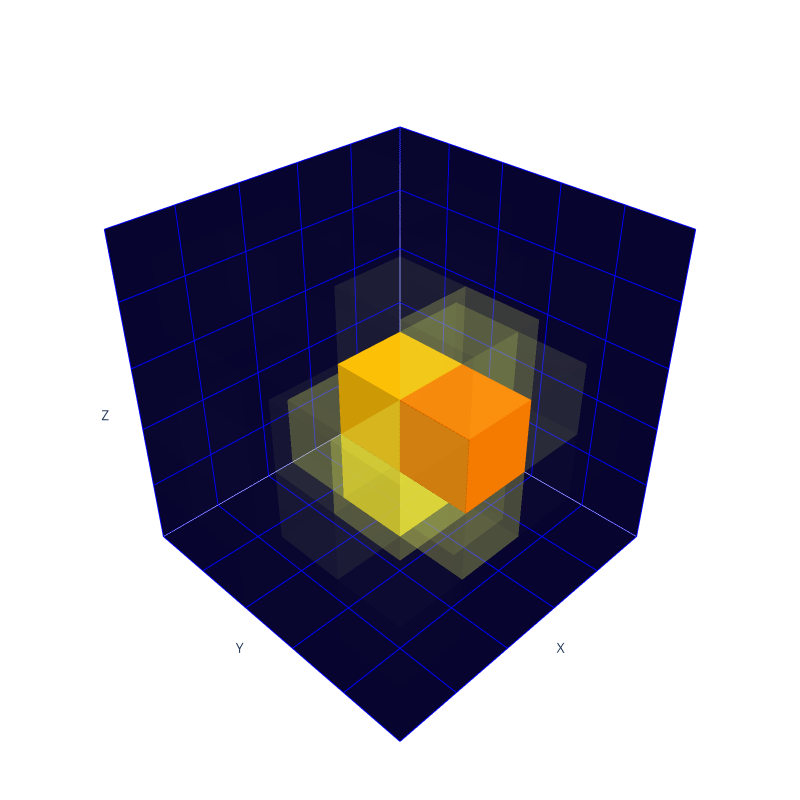

Write notebook code for a chart like this one.
### Code cell
plotly_generate(image.reshape(5, 5, 5), max_energy=image.max()+1)

### Figure 1 — Plotly figure (JSON) as saved in the notebook; plotly's stock layout.template omitted (floating-point values rounded to 4 significant figures)
{"data": [{"color": "#E4FF7A", "colorbar": {"thickness": 20, "title": {"text": "Voxel Values"}}, "flatshading": true, "i": [7, 0, 0, 0, 4, 4, 6, 6, 4, 0, 3, 2], "j": [3, 4, 1, 2, 5, 6, 5, 2, 0, 1, 6, 3], "k": [0, 7, 2, 3, 6, 7, 1, 1, 5, 5, 7, 6], "opacity": 0.002479, "type": "mesh3d", "x": [0, 0, 1, 1, 0, 0, 1, 1], "y": [0, 1, 1, 0, 0, 1, 1, 0], "z": [4, 4, 4, 4, 5, 5, 5, 5]}, {"color": "#E4FF7A", "colorbar": {"thickness": 20, "title": {"text": "Voxel Values"}}, "flatshading": true, "i": [7, 0, 0, 0, 4, 4, 6, 6, 4, 0, 3, 2], "j": [3, 4, 1, 2, 5, 6, 5, 2, 0, 1, 6, 3], "k": [0, 7, 2, 3, 6, 7, 1, 1, 5, 5, 7, 6], "opacity": 0.002613, "type": "mesh3d", "x": [0, 0, 1, 1, 0, 0, 1, 1], "y": [1, 2, 2, 1, 1, 2, 2, 1], "z": [0, 0, 0, 0, 1, 1, 1, 1]}, {"color": "#E4FF7A", "colorbar": {"thickness": 20, "title": {"text": "Voxel Values"}}, "flatshading": true, "i": [7, 0, 0, 0, 4, 4, 6, 6, 4, 0, 3, 2], "j": [3, 4, 1, 2, 5, 6, 5, 2, 0, 1, 6, 3], "k": [0, 7, 2, 3, 6, 7, 1, 1, 5, 5, 7, 6], "opacity": 0.002107, "type": "mesh3d", "x": [0, 0, 1, 1, 0, 0, 1, 1], "y": [2, 3, 3, 2, 2, 3, 3, 2], "z": [0, 0, 0, 0, 1, 1, 1, 1]}, {"color": "#E4FF7A", "colorbar": {"thickness": 20, "title": {"text": "Voxel Values"}}, "flatshading": true, "i": [7, 0, 0, 0, 4, 4, 6, 6, 4, 0, 3, 2], "j": [3, 4, 1, 2, 5, 6, 5, 2, 0, 1, 6, 3], "k": [0, 7, 2, 3, 6, 7, 1, 1, 5, 5, 7, 6], "opacity": 0.001878, "type": "mesh3d", "x": [0, 0, 1, 1, 0, 0, 1, 1], "y": [3, 4, 4, 3, 3, 4, 4, 3], "z": [3, 3, 3, 3, 4, 4, 4, 4]}, {"color": "#E4FF7A", "colorbar": {"thickness": 20, "title": {"text": "Voxel Values"}}, "flatshading": true, "i": [7, 0, 0, 0, 4, 4, 6, 6, 4, 0, 3, 2], "j": [3, 4, 1, 2, 5, 6, 5, 2, 0, 1, 6, 3], "k": [0, 7, 2, 3, 6, 7, 1, 1, 5, 5, 7, 6], "opacity": 0.002454, "type": "mesh3d", "x": [1, 1, 2, 2, 1, 1, 2, 2], "y": [0, 1, 1, 0, 0, 1, 1, 0], "z": [0, 0, 0, 0, 1, 1, 1, 1]}, {"color": "#E4FF7A", "colorbar": {"thickness": 20, "title": {"text": "Voxel Values"}}, "flatshading": true, "i": [7, 0, 0, 0, 4, 4, 6, 6, 4, 0, 3, 2], "j": [3, 4, 1, 2, 5, 6, 5, 2, 0, 1, 6, 3], "k": [0, 7, 2, 3, 6, 7, 1, 1, 5, 5, 7, 6], "opacity": 0.001752, "type": "mesh3d", "x": [1, 1, 2, 2, 1, 1, 2, 2], "y": [0, 1, 1, 0, 0, 1, 1, 0], "z": [4, 4, 4, 4, 5, 5, 5, 5]}, {"color": "#E4FF7A", "colorbar": {"thickness": 20, "title": {"text": "Voxel Values"}}, "flatshading": true, "i": [7, 0, 0, 0, 4, 4, 6, 6, 4, 0, 3, 2], "j": [3, 4, 1, 2, 5, 6, 5, 2, 0, 1, 6, 3], "k": [0, 7, 2, 3, 6, 7, 1, 1, 5, 5, 7, 6], "opacity": 0.001908, "type": "mesh3d", "x": [1, 1, 2, 2, 1, 1, 2, 2], "y": [1, 2, 2, 1, 1, 2, 2, 1], "z": [1, 1, 1, 1, 2, 2, 2, 2]}, {"color": "#E4FF7A", "colorbar": {"thickness": 20, "title": {"text": "Voxel Values"}}, "flatshading": true, "i": [7, 0, 0, 0, 4, 4, 6, 6, 4, 0, 3, 2], "j": [3, 4, 1, 2, 5, 6, 5, 2, 0, 1, 6, 3], "k": [0, 7, 2, 3, 6, 7, 1, 1, 5, 5, 7, 6], "opacity": 0.002213, "type": "mesh3d", "x": [1, 1, 2, 2, 1, 1, 2, 2], "y": [1, 2, 2, 1, 1, 2, 2, 1], "z": [3, 3, 3, 3, 4, 4, 4, 4]}, {"color": "#E4FF7A", "colorbar": {"thickness": 20, "title": {"text": "Voxel Values"}}, "flatshading": true, "i": [7, 0, 0, 0, 4, 4, 6, 6, 4, 0, 3, 2], "j": [3, 4, 1, 2, 5, 6, 5, 2, 0, 1, 6, 3], "k": [0, 7, 2, 3, 6, 7, 1, 1, 5, 5, 7, 6], "opacity": 0.002066, "type": "mesh3d", "x": [1, 1, 2, 2, 1, 1, 2, 2], "y": [2, 3, 3, 2, 2, 3, 3, 2], "z": [3, 3, 3, 3, 4, 4, 4, 4]}, {"color": "#E4FF7A", "colorbar": {"thickness": 20, "title": {"text": "Voxel Values"}}, "flatshading": true, "i": [7, 0, 0, 0, 4, 4, 6, 6, 4, 0, 3, 2], "j": [3, 4, 1, 2, 5, 6, 5, 2, 0, 1, 6, 3], "k": [0, 7, 2, 3, 6, 7, 1, 1, 5, 5, 7, 6], "opacity": 0.002303, "type": "mesh3d", "x": [1, 1, 2, 2, 1, 1, 2, 2], "y": [2, 3, 3, 2, 2, 3, 3, 2], "z": [4, 4, 4, 4, 5, 5, 5, 5]}, {"color": "#E4FF7A", "colorbar": {"thickness": 20, "title": {"text": "Voxel Values"}}, "flatshading": true, "i": [7, 0, 0, 0, 4, 4, 6, 6, 4, 0, 3, 2], "j": [3, 4, 1, 2, 5, 6, 5, 2, 0, 1, 6, 3], "k": [0, 7, 2, 3, 6, 7, 1, 1, 5, 5, 7, 6], "opacity": 0.002398, "type": "mesh3d", "x": [1, 1, 2, 2, 1, 1, 2, 2], "y": [4, 5, 5, 4, 4, 5, 5, 4], "z": [2, 2, 2, 2, 3, 3, 3, 3]}, {"color": "#E4FF7A", "colorbar": {"thickness": 20, "title": {"text": "Voxel Values"}}, "flatshading": true, "i": [7, 0, 0, 0, 4, 4, 6, 6, 4, 0, 3, 2], "j": [3, 4, 1, 2, 5, 6, 5, 2, 0, 1, 6, 3], "k": [0, 7, 2, 3, 6, 7, 1, 1, 5, 5, 7, 6], "opacity": 0.002608, "type": "mesh3d", "x": [2, 2, 3, 3, 2, 2, 3, 3], "y": [0, 1, 1, 0, 0, 1, 1, 0], "z": [0, 0, 0, 0, 1, 1, 1, 1]}, {"color": "#E4FF7A", "colorbar": {"thickness": 20, "title": {"text": "Voxel Values"}}, "flatshading": true, "i": [7, 0, 0, 0, 4, 4, 6, 6, 4, 0, 3, 2], "j": [3, 4, 1, 2, 5, 6, 5, 2, 0, 1, 6, 3], "k": [0, 7, 2, 3, 6, 7, 1, 1, 5, 5, 7, 6], "opacity": 0.002347, "type": "mesh3d", "x": [2, 2, 3, 3, 2, 2, 3, 3], "y": [0, 1, 1, 0, 0, 1, 1, 0], "z": [2, 2, 2, 2, 3, 3, 3, 3]}, {"color": "#E4FF7A", "colorbar": {"thickness": 20, "title": {"text": "Voxel Values"}}, "flatshading": true, "i": [7, 0, 0, 0, 4, 4, 6, 6, 4, 0, 3, 2], "j": [3, 4, 1, 2, 5, 6, 5, 2, 0, 1, 6, 3], "k": [0, 7, 2, 3, 6, 7, 1, 1, 5, 5, 7, 6], "opacity": 0.002663, "type": "mesh3d", "x": [2, 2, 3, 3, 2, 2, 3, 3], "y": [2, 3, 3, 2, 2, 3, 3, 2], "z": [0, 0, 0, 0, 1, 1, 1, 1]}, {"color": "#F9EC2D", "colorbar": {"thickness": 20, "title": {"text": "Voxel Values"}}, "flatshading": true, "i": [7, 0, 0, 0, 4, 4, 6, 6, 4, 0, 3, 2], "j": [3, 4, 1, 2, 5, 6, 5, 2, 0, 1, 6, 3], "k": [0, 7, 2, 3, 6, 7, 1, 1, 5, 5, 7, 6], "opacity": 0.4072, "type": "mesh3d", "x": [2, 2, 3, 3, 2, 2, 3, 3], "y": [2, 3, 3, 2, 2, 3, 3, 2], "z": [2, 2, 2, 2, 3, 3, 3, 3]}, {"color": "#E6FD72", "colorbar": {"thickness": 20, "title": {"text": "Voxel Values"}}, "flatshading": true, "i": [7, 0, 0, 0, 4, 4, 6, 6, 4, 0, 3, 2], "j": [3, 4, 1, 2, 5, 6, 5, 2, 0, 1, 6, 3], "k": [0, 7, 2, 3, 6, 7, 1, 1, 5, 5, 7, 6], "opacity": 0.05562, "type": "mesh3d", "x": [2, 2, 3, 3, 2, 2, 3, 3], "y": [3, 4, 4, 3, 3, 4, 4, 3], "z": [1, 1, 1, 1, 2, 2, 2, 2]}, {"color": "#FBEA25", "colorbar": {"thickness": 20, "title": {"text": "Voxel Values"}}, "flatshading": true, "i": [7, 0, 0, 0, 4, 4, 6, 6, 4, 0, 3, 2], "j": [3, 4, 1, 2, 5, 6, 5, 2, 0, 1, 6, 3], "k": [0, 7, 2, 3, 6, 7, 1, 1, 5, 5, 7, 6], "opacity": 0.4434, "type": "mesh3d", "x": [2, 2, 3, 3, 2, 2, 3, 3], "y": [3, 4, 4, 3, 3, 4, 4, 3], "z": [2, 2, 2, 2, 3, 3, 3, 3]}, {"color": "#E9FA67", "colorbar": {"thickness": 20, "title": {"text": "Voxel Values"}}, "flatshading": true, "i": [7, 0, 0, 0, 4, 4, 6, 6, 4, 0, 3, 2], "j": [3, 4, 1, 2, 5, 6, 5, 2, 0, 1, 6, 3], "k": [0, 7, 2, 3, 6, 7, 1, 1, 5, 5, 7, 6], "opacity": 0.1057, "type": "mesh3d", "x": [2, 2, 3, 3, 2, 2, 3, 3], "y": [3, 4, 4, 3, 3, 4, 4, 3], "z": [3, 3, 3, 3, 4, 4, 4, 4]}, {"color": "#E4FF7A", "colorbar": {"thickness": 20, "title": {"text": "Voxel Values"}}, "flatshading": true, "i": [7, 0, 0, 0, 4, 4, 6, 6, 4, 0, 3, 2], "j": [3, 4, 1, 2, 5, 6, 5, 2, 0, 1, 6, 3], "k": [0, 7, 2, 3, 6, 7, 1, 1, 5, 5, 7, 6], "opacity": 0.00209, "type": "mesh3d", "x": [2, 2, 3, 3, 2, 2, 3, 3], "y": [3, 4, 4, 3, 3, 4, 4, 3], "z": [4, 4, 4, 4, 5, 5, 5, 5]}, {"color": "#E4FF7A", "colorbar": {"thickness": 20, "title": {"text": "Voxel Values"}}, "flatshading": true, "i": [7, 0, 0, 0, 4, 4, 6, 6, 4, 0, 3, 2], "j": [3, 4, 1, 2, 5, 6, 5, 2, 0, 1, 6, 3], "k": [0, 7, 2, 3, 6, 7, 1, 1, 5, 5, 7, 6], "opacity": 0.007863, "type": "mesh3d", "x": [2, 2, 3, 3, 2, 2, 3, 3], "y": [4, 5, 5, 4, 4, 5, 5, 4], "z": [2, 2, 2, 2, 3, 3, 3, 3]}, {"color": "#E6FC6F", "colorbar": {"thickness": 20, "title": {"text": "Voxel Values"}}, "flatshading": true, "i": [7, 0, 0, 0, 4, 4, 6, 6, 4, 0, 3, 2], "j": [3, 4, 1, 2, 5, 6, 5, 2, 0, 1, 6, 3], "k": [0, 7, 2, 3, 6, 7, 1, 1, 5, 5, 7, 6], "opacity": 0.07529, "type": "mesh3d", "x": [2, 2, 3, 3, 2, 2, 3, 3], "y": [4, 5, 5, 4, 4, 5, 5, 4], "z": [3, 3, 3, 3, 4, 4, 4, 4]}, {"color": "#E4FF7A", "colorbar": {"thickness": 20, "title": {"text": "Voxel Values"}}, "flatshading": true, "i": [7, 0, 0, 0, 4, 4, 6, 6, 4, 0, 3, 2], "j": [3, 4, 1, 2, 5, 6, 5, 2, 0, 1, 6, 3], "k": [0, 7, 2, 3, 6, 7, 1, 1, 5, 5, 7, 6], "opacity": 0.001645, "type": "mesh3d", "x": [2, 2, 3, 3, 2, 2, 3, 3], "y": [4, 5, 5, 4, 4, 5, 5, 4], "z": [4, 4, 4, 4, 5, 5, 5, 5]}, {"color": "#E4FF7A", "colorbar": {"thickness": 20, "title": {"text": "Voxel Values"}}, "flatshading": true, "i": [7, 0, 0, 0, 4, 4, 6, 6, 4, 0, 3, 2], "j": [3, 4, 1, 2, 5, 6, 5, 2, 0, 1, 6, 3], "k": [0, 7, 2, 3, 6, 7, 1, 1, 5, 5, 7, 6], "opacity": 0.00168, "type": "mesh3d", "x": [3, 3, 4, 4, 3, 3, 4, 4], "y": [1, 2, 2, 1, 1, 2, 2, 1], "z": [0, 0, 0, 0, 1, 1, 1, 1]}, {"color": "#E4FF7A", "colorbar": {"thickness": 20, "title": {"text": "Voxel Values"}}, "flatshading": true, "i": [7, 0, 0, 0, 4, 4, 6, 6, 4, 0, 3, 2], "j": [3, 4, 1, 2, 5, 6, 5, 2, 0, 1, 6, 3], "k": [0, 7, 2, 3, 6, 7, 1, 1, 5, 5, 7, 6], "opacity": 0.00168, "type": "mesh3d", "x": [3, 3, 4, 4, 3, 3, 4, 4], "y": [1, 2, 2, 1, 1, 2, 2, 1], "z": [1, 1, 1, 1, 2, 2, 2, 2]}, {"color": "#E4FF7A", "colorbar": {"thickness": 20, "title": {"text": "Voxel Values"}}, "flatshading": true, "i": [7, 0, 0, 0, 4, 4, 6, 6, 4, 0, 3, 2], "j": [3, 4, 1, 2, 5, 6, 5, 2, 0, 1, 6, 3], "k": [0, 7, 2, 3, 6, 7, 1, 1, 5, 5, 7, 6], "opacity": 0.00177, "type": "mesh3d", "x": [3, 3, 4, 4, 3, 3, 4, 4], "y": [1, 2, 2, 1, 1, 2, 2, 1], "z": [2, 2, 2, 2, 3, 3, 3, 3]}, {"color": "#E4FF7A", "colorbar": {"thickness": 20, "title": {"text": "Voxel Values"}}, "flatshading": true, "i": [7, 0, 0, 0, 4, 4, 6, 6, 4, 0, 3, 2], "j": [3, 4, 1, 2, 5, 6, 5, 2, 0, 1, 6, 3], "k": [0, 7, 2, 3, 6, 7, 1, 1, 5, 5, 7, 6], "opacity": 0.001759, "type": "mesh3d", "x": [3, 3, 4, 4, 3, 3, 4, 4], "y": [1, 2, 2, 1, 1, 2, 2, 1], "z": [4, 4, 4, 4, 5, 5, 5, 5]}, {"color": "#E4FF7A", "colorbar": {"thickness": 20, "title": {"text": "Voxel Values"}}, "flatshading": true, "i": [7, 0, 0, 0, 4, 4, 6, 6, 4, 0, 3, 2], "j": [3, 4, 1, 2, 5, 6, 5, 2, 0, 1, 6, 3], "k": [0, 7, 2, 3, 6, 7, 1, 1, 5, 5, 7, 6], "opacity": 0.002562, "type": "mesh3d", "x": [3, 3, 4, 4, 3, 3, 4, 4], "y": [2, 3, 3, 2, 2, 3, 3, 2], "z": [1, 1, 1, 1, 2, 2, 2, 2]}, {"color": "#ECF75B", "colorbar": {"thickness": 20, "title": {"text": "Voxel Values"}}, "flatshading": true, "i": [7, 0, 0, 0, 4, 4, 6, 6, 4, 0, 3, 2], "j": [3, 4, 1, 2, 5, 6, 5, 2, 0, 1, 6, 3], "k": [0, 7, 2, 3, 6, 7, 1, 1, 5, 5, 7, 6], "opacity": 0.1614, "type": "mesh3d", "x": [3, 3, 4, 4, 3, 3, 4, 4], "y": [2, 3, 3, 2, 2, 3, 3, 2], "z": [2, 2, 2, 2, 3, 3, 3, 3]}, {"color": "#E4FF7A", "colorbar": {"thickness": 20, "title": {"text": "Voxel Values"}}, "flatshading": true, "i": [7, 0, 0, 0, 4, 4, 6, 6, 4, 0, 3, 2], "j": [3, 4, 1, 2, 5, 6, 5, 2, 0, 1, 6, 3], "k": [0, 7, 2, 3, 6, 7, 1, 1, 5, 5, 7, 6], "opacity": 0.001669, "type": "mesh3d", "x": [3, 3, 4, 4, 3, 3, 4, 4], "y": [2, 3, 3, 2, 2, 3, 3, 2], "z": [4, 4, 4, 4, 5, 5, 5, 5]}, {"color": "#E4FF7A", "colorbar": {"thickness": 20, "title": {"text": "Voxel Values"}}, "flatshading": true, "i": [7, 0, 0, 0, 4, 4, 6, 6, 4, 0, 3, 2], "j": [3, 4, 1, 2, 5, 6, 5, 2, 0, 1, 6, 3], "k": [0, 7, 2, 3, 6, 7, 1, 1, 5, 5, 7, 6], "opacity": 0.002369, "type": "mesh3d", "x": [3, 3, 4, 4, 3, 3, 4, 4], "y": [3, 4, 4, 3, 3, 4, 4, 3], "z": [0, 0, 0, 0, 1, 1, 1, 1]}, {"color": "#FFE115", "colorbar": {"thickness": 20, "title": {"text": "Voxel Values"}}, "flatshading": true, "i": [7, 0, 0, 0, 4, 4, 6, 6, 4, 0, 3, 2], "j": [3, 4, 1, 2, 5, 6, 5, 2, 0, 1, 6, 3], "k": [0, 7, 2, 3, 6, 7, 1, 1, 5, 5, 7, 6], "opacity": 0.5945, "type": "mesh3d", "x": [3, 3, 4, 4, 3, 3, 4, 4], "y": [3, 4, 4, 3, 3, 4, 4, 3], "z": [2, 2, 2, 2, 3, 3, 3, 3]}, {"color": "#FFBC00", "colorbar": {"thickness": 20, "title": {"text": "Voxel Values"}}, "flatshading": true, "i": [7, 0, 0, 0, 4, 4, 6, 6, 4, 0, 3, 2], "j": [3, 4, 1, 2, 5, 6, 5, 2, 0, 1, 6, 3], "k": [0, 7, 2, 3, 6, 7, 1, 1, 5, 5, 7, 6], "opacity": 1, "type": "mesh3d", "x": [3, 3, 4, 4, 3, 3, 4, 4], "y": [3, 4, 4, 3, 3, 4, 4, 3], "z": [3, 3, 3, 3, 4, 4, 4, 4]}, {"color": "#E6FD72", "colorbar": {"thickness": 20, "title": {"text": "Voxel Values"}}, "flatshading": true, "i": [7, 0, 0, 0, 4, 4, 6, 6, 4, 0, 3, 2], "j": [3, 4, 1, 2, 5, 6, 5, 2, 0, 1, 6, 3], "k": [0, 7, 2, 3, 6, 7, 1, 1, 5, 5, 7, 6], "opacity": 0.04896, "type": "mesh3d", "x": [3, 3, 4, 4, 3, 3, 4, 4], "y": [3, 4, 4, 3, 3, 4, 4, 3], "z": [4, 4, 4, 4, 5, 5, 5, 5]}, {"color": "#ECF75B", "colorbar": {"thickness": 20, "title": {"text": "Voxel Values"}}, "flatshading": true, "i": [7, 0, 0, 0, 4, 4, 6, 6, 4, 0, 3, 2], "j": [3, 4, 1, 2, 5, 6, 5, 2, 0, 1, 6, 3], "k": [0, 7, 2, 3, 6, 7, 1, 1, 5, 5, 7, 6], "opacity": 0.1698, "type": "mesh3d", "x": [3, 3, 4, 4, 3, 3, 4, 4], "y": [4, 5, 5, 4, 4, 5, 5, 4], "z": [2, 2, 2, 2, 3, 3, 3, 3]}, {"color": "#FC7F00", "colorbar": {"thickness": 20, "title": {"text": "Voxel Values"}}, "flatshading": true, "i": [7, 0, 0, 0, 4, 4, 6, 6, 4, 0, 3, 2], "j": [3, 4, 1, 2, 5, 6, 5, 2, 0, 1, 6, 3], "k": [0, 7, 2, 3, 6, 7, 1, 1, 5, 5, 7, 6], "opacity": 1, "type": "mesh3d", "x": [3, 3, 4, 4, 3, 3, 4, 4], "y": [4, 5, 5, 4, 4, 5, 5, 4], "z": [3, 3, 3, 3, 4, 4, 4, 4]}, {"color": "#EAF963", "colorbar": {"thickness": 20, "title": {"text": "Voxel Values"}}, "flatshading": true, "i": [7, 0, 0, 0, 4, 4, 6, 6, 4, 0, 3, 2], "j": [3, 4, 1, 2, 5, 6, 5, 2, 0, 1, 6, 3], "k": [0, 7, 2, 3, 6, 7, 1, 1, 5, 5, 7, 6], "opacity": 0.1275, "type": "mesh3d", "x": [3, 3, 4, 4, 3, 3, 4, 4], "y": [4, 5, 5, 4, 4, 5, 5, 4], "z": [4, 4, 4, 4, 5, 5, 5, 5]}, {"color": "#E4FF7A", "colorbar": {"thickness": 20, "title": {"text": "Voxel Values"}}, "flatshading": true, "i": [7, 0, 0, 0, 4, 4, 6, 6, 4, 0, 3, 2], "j": [3, 4, 1, 2, 5, 6, 5, 2, 0, 1, 6, 3], "k": [0, 7, 2, 3, 6, 7, 1, 1, 5, 5, 7, 6], "opacity": 0.001769, "type": "mesh3d", "x": [4, 4, 5, 5, 4, 4, 5, 5], "y": [0, 1, 1, 0, 0, 1, 1, 0], "z": [1, 1, 1, 1, 2, 2, 2, 2]}, {"color": "#E4FF7A", "colorbar": {"thickness": 20, "title": {"text": "Voxel Values"}}, "flatshading": true, "i": [7, 0, 0, 0, 4, 4, 6, 6, 4, 0, 3, 2], "j": [3, 4, 1, 2, 5, 6, 5, 2, 0, 1, 6, 3], "k": [0, 7, 2, 3, 6, 7, 1, 1, 5, 5, 7, 6], "opacity": 0.002558, "type": "mesh3d", "x": [4, 4, 5, 5, 4, 4, 5, 5], "y": [0, 1, 1, 0, 0, 1, 1, 0], "z": [2, 2, 2, 2, 3, 3, 3, 3]}, {"color": "#E4FF7A", "colorbar": {"thickness": 20, "title": {"text": "Voxel Values"}}, "flatshading": true, "i": [7, 0, 0, 0, 4, 4, 6, 6, 4, 0, 3, 2], "j": [3, 4, 1, 2, 5, 6, 5, 2, 0, 1, 6, 3], "k": [0, 7, 2, 3, 6, 7, 1, 1, 5, 5, 7, 6], "opacity": 0.002526, "type": "mesh3d", "x": [4, 4, 5, 5, 4, 4, 5, 5], "y": [1, 2, 2, 1, 1, 2, 2, 1], "z": [1, 1, 1, 1, 2, 2, 2, 2]}, {"color": "#E4FF7A", "colorbar": {"thickness": 20, "title": {"text": "Voxel Values"}}, "flatshading": true, "i": [7, 0, 0, 0, 4, 4, 6, 6, 4, 0, 3, 2], "j": [3, 4, 1, 2, 5, 6, 5, 2, 0, 1, 6, 3], "k": [0, 7, 2, 3, 6, 7, 1, 1, 5, 5, 7, 6], "opacity": 0.00186, "type": "mesh3d", "x": [4, 4, 5, 5, 4, 4, 5, 5], "y": [1, 2, 2, 1, 1, 2, 2, 1], "z": [2, 2, 2, 2, 3, 3, 3, 3]}, {"color": "#E4FF7A", "colorbar": {"thickness": 20, "title": {"text": "Voxel Values"}}, "flatshading": true, "i": [7, 0, 0, 0, 4, 4, 6, 6, 4, 0, 3, 2], "j": [3, 4, 1, 2, 5, 6, 5, 2, 0, 1, 6, 3], "k": [0, 7, 2, 3, 6, 7, 1, 1, 5, 5, 7, 6], "opacity": 0.002766, "type": "mesh3d", "x": [4, 4, 5, 5, 4, 4, 5, 5], "y": [1, 2, 2, 1, 1, 2, 2, 1], "z": [4, 4, 4, 4, 5, 5, 5, 5]}, {"color": "#E4FF7A", "colorbar": {"thickness": 20, "title": {"text": "Voxel Values"}}, "flatshading": true, "i": [7, 0, 0, 0, 4, 4, 6, 6, 4, 0, 3, 2], "j": [3, 4, 1, 2, 5, 6, 5, 2, 0, 1, 6, 3], "k": [0, 7, 2, 3, 6, 7, 1, 1, 5, 5, 7, 6], "opacity": 0.002446, "type": "mesh3d", "x": [4, 4, 5, 5, 4, 4, 5, 5], "y": [2, 3, 3, 2, 2, 3, 3, 2], "z": [0, 0, 0, 0, 1, 1, 1, 1]}, {"color": "#E4FE76", "colorbar": {"thickness": 20, "title": {"text": "Voxel Values"}}, "flatshading": true, "i": [7, 0, 0, 0, 4, 4, 6, 6, 4, 0, 3, 2], "j": [3, 4, 1, 2, 5, 6, 5, 2, 0, 1, 6, 3], "k": [0, 7, 2, 3, 6, 7, 1, 1, 5, 5, 7, 6], "opacity": 0.03893, "type": "mesh3d", "x": [4, 4, 5, 5, 4, 4, 5, 5], "y": [3, 4, 4, 3, 3, 4, 4, 3], "z": [2, 2, 2, 2, 3, 3, 3, 3]}, {"color": "#E4FE76", "colorbar": {"thickness": 20, "title": {"text": "Voxel Values"}}, "flatshading": true, "i": [7, 0, 0, 0, 4, 4, 6, 6, 4, 0, 3, 2], "j": [3, 4, 1, 2, 5, 6, 5, 2, 0, 1, 6, 3], "k": [0, 7, 2, 3, 6, 7, 1, 1, 5, 5, 7, 6], "opacity": 0.03144, "type": "mesh3d", "x": [4, 4, 5, 5, 4, 4, 5, 5], "y": [3, 4, 4, 3, 3, 4, 4, 3], "z": [3, 3, 3, 3, 4, 4, 4, 4]}, {"color": "#E4FF7A", "colorbar": {"thickness": 20, "title": {"text": "Voxel Values"}}, "flatshading": true, "i": [7, 0, 0, 0, 4, 4, 6, 6, 4, 0, 3, 2], "j": [3, 4, 1, 2, 5, 6, 5, 2, 0, 1, 6, 3], "k": [0, 7, 2, 3, 6, 7, 1, 1, 5, 5, 7, 6], "opacity": 0.002357, "type": "mesh3d", "x": [4, 4, 5, 5, 4, 4, 5, 5], "y": [4, 5, 5, 4, 4, 5, 5, 4], "z": [1, 1, 1, 1, 2, 2, 2, 2]}, {"color": "#E4FF7A", "colorbar": {"thickness": 20, "title": {"text": "Voxel Values"}}, "flatshading": true, "i": [7, 0, 0, 0, 4, 4, 6, 6, 4, 0, 3, 2], "j": [3, 4, 1, 2, 5, 6, 5, 2, 0, 1, 6, 3], "k": [0, 7, 2, 3, 6, 7, 1, 1, 5, 5, 7, 6], "opacity": 0.007394, "type": "mesh3d", "x": [4, 4, 5, 5, 4, 4, 5, 5], "y": [4, 5, 5, 4, 4, 5, 5, 4], "z": [2, 2, 2, 2, 3, 3, 3, 3]}, {"color": "#ECF75B", "colorbar": {"thickness": 20, "title": {"text": "Voxel Values"}}, "flatshading": true, "i": [7, 0, 0, 0, 4, 4, 6, 6, 4, 0, 3, 2], "j": [3, 4, 1, 2, 5, 6, 5, 2, 0, 1, 6, 3], "k": [0, 7, 2, 3, 6, 7, 1, 1, 5, 5, 7, 6], "opacity": 0.167, "type": "mesh3d", "x": [4, 4, 5, 5, 4, 4, 5, 5], "y": [4, 5, 5, 4, 4, 5, 5, 4], "z": [3, 3, 3, 3, 4, 4, 4, 4]}], "layout": {"height": 800, "margin": {"b": 0, "l": 0, "r": 0, "t": 0}, "paper_bgcolor": "rgba(0, 0, 0, 0)", "plot_bgcolor": "rgba(0, 0, 0, 0)", "scene": {"aspectmode": "cube", "camera": {"center": {"x": 0, "y": 0, "z": 0}, "eye": {"x": 1.5, "y": 1.5, "z": 1.5}}, "xaxis": {"backgroundcolor": "#07042F", "gridcolor": "blue", "range": [0, 5], "showticklabels": false, "title": {"text": "X"}}, "yaxis": {"backgroundcolor": "#07042F", "gridcolor": "blue", "range": [0, 5], "showticklabels": false, "title": {"text": "Y"}}, "zaxis": {"backgroundcolor": "#07042F", "gridcolor": "blue", "range": [0, 5], "showticklabels": false, "title": {"text": "Z"}}}, "width": 800}}
